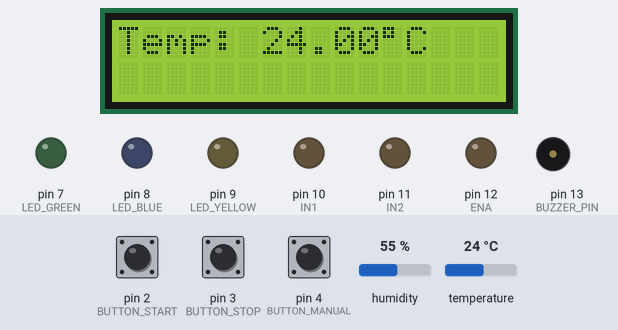
A sketch run on a simulated Arduino Uno, built with avr-gcc and run on an emulated ATmega328P. Parts: 16×2 character LCD, output pins drawn as LEDs (lit = HIGH), buzzer (waves = sounding, pin HIGH). Inputs (shaded band) come from the test bench; at power-on: pin 2 (BUTTON_START) HIGH, temperature 24 °C, pin 3 (BUTTON_STOP) HIGH, pin 4 (BUTTON_MANUAL) HIGH, humidity 55 %.

Above: at 1.2 s.
1.3 s: pin 2 (BUTTON_START) pulled LOW for 0.15 s
At 1.9 s:
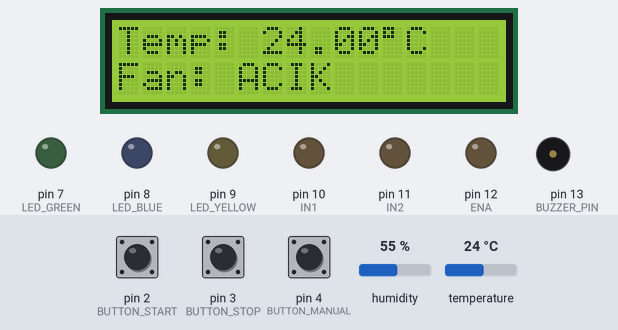
7.6 s: temperature set to 41 °C
At 9.3 s:
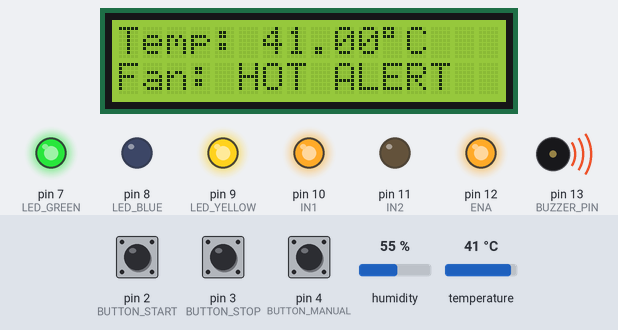
13.1 s: pin 3 (BUTTON_STOP) pulled LOW for 0.15 s
At 14.4 s:
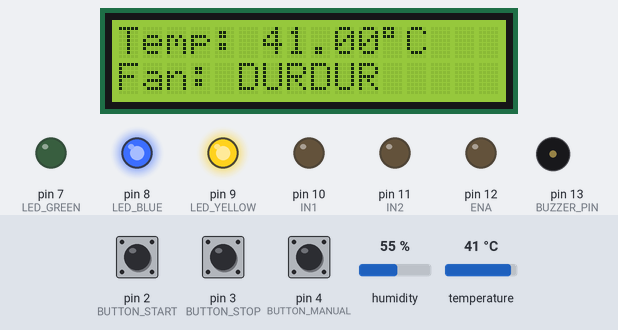
14.7 s: pin 4 (BUTTON_MANUAL) pulled LOW for 0.15 s
At 15.8 s:
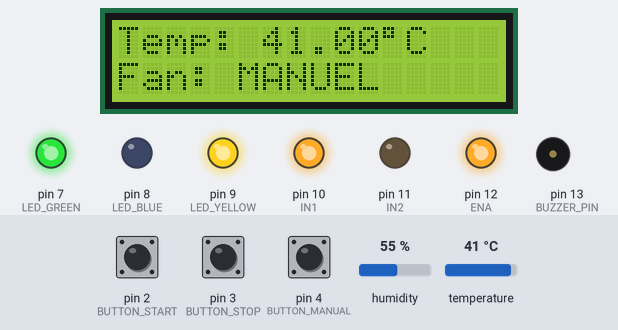
16.5 s: temperature set to 36 °C
At 18.3 s:
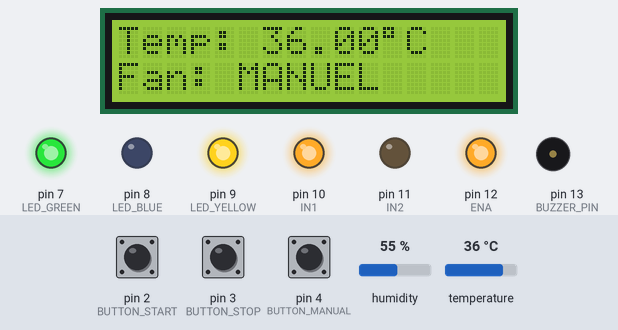
18.6 s: temperature set to 33 °C
At 19.7 s:
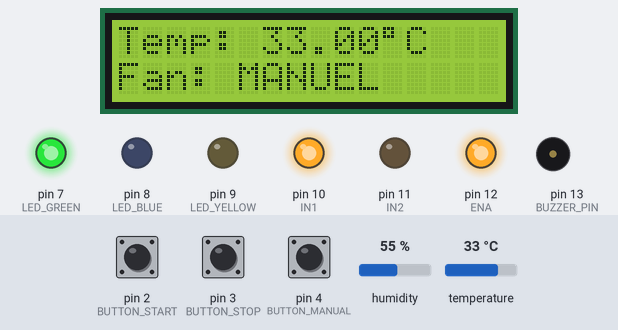
Timing chart, 0 to 21.6 s (numbered marks = the images above; inputs shaded):
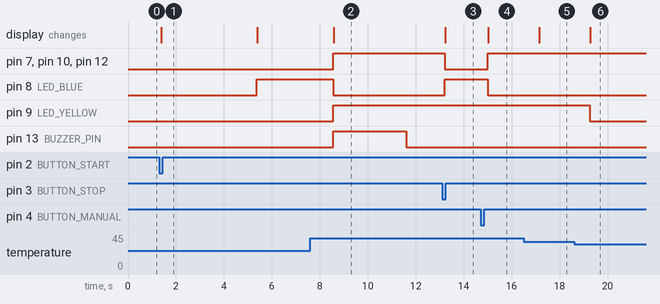

Measured:
- the behaviour switches between 35 and 34 °C on temperature (found by bisection; images 5 and 6)
- after the input at 1.3 s, pin 8 (LED_BLUE): LOW → HIGH after 4.1 s; the display: changes after 0.09 s (image 1)
- after the input at 7.6 s, pin 7 (LED_GREEN), pin 10 (IN1), pin 12 (ENA): LOW → HIGH after 0.97 s instead of 2.8 s; pin 8 (LED_BLUE): HIGH → LOW after 0.97 s instead of 2.8 s; pin 9 (LED_YELLOW): LOW → HIGH after 0.97 s; pin 13 (BUZZER_PIN): LOW → HIGH after 0.97 s, → LOW 3.0 s later; the display: changes after 0.98 s (image 2)
- after the input at 13.1 s, pin 7 (LED_GREEN), pin 10 (IN1), pin 12 (ENA): HIGH → LOW after 0.11 s; pin 8 (LED_BLUE): LOW → HIGH after 0.11 s; the display: changes after 0.13 s (image 3)
- after the input at 14.7 s, pin 7 (LED_GREEN), pin 10 (IN1), pin 12 (ENA): LOW → HIGH after 0.31 s; pin 8 (LED_BLUE): HIGH → LOW after 0.31 s; the display: changes after 0.33 s (image 4)
- after the input at 16.5 s, the display: changes after 0.65 s (image 5)
- after the input at 18.6 s, pin 9 (LED_YELLOW): HIGH → LOW after 0.66 s; the display: changes after 0.68 s (image 6)

The sketch:

fanalyze.ino
```cpp
#include <Wire.h>
#include <LiquidCrystal_I2C.h>
#include <DHT.h>
#include <avr/interrupt.h>

// === Pin Tanımları ===
#define DHTPIN 5
#define DHTTYPE DHT11
#define LED_GREEN 7    // Fan açık LED
#define LED_BLUE 8     // Fan kapalı LED
#define LED_YELLOW 9   // Sıcaklık uyarı LED
#define BUTTON_MANUAL 4 // Manuel mod butonu (polling ile)
#define BUTTON_START 2  // Başlat butonu (INT0)
#define BUTTON_STOP 3   // Durdur butonu (INT1)
#define IN1 10
#define IN2 11
#define ENA 12
#define BUZZER_PIN 13   // Buzzer

LiquidCrystal_I2C lcd(0x27, 16, 2);
DHT dht(DHTPIN, DHTTYPE);

// === Sistem Durumları ===
volatile bool systemActive = false;
volatile bool systemStopped = false;
volatile bool manualMode = false;

volatile bool fanState = true;    // Fan ON/OFF
volatile bool toggleFan = false;  // Fan durumu değişti mi (timer interrupt tetiklediğinde)

const unsigned int onTime = 4000;   // Fan çalışma süresi (ms)
const unsigned int offTime = 5000;  // Fan dinlenme süresi (ms)

bool tempExceeded = false;
bool buzzerActive = false;
unsigned long buzzerStartTime = 0;
const unsigned long buzzerDuration = 3000;

// === Arduino başlatıldığında ===
void setup() {
  Serial.begin(9600);
  lcd.init();
  lcd.backlight();
  dht.begin();

  pinMode(LED_GREEN, OUTPUT);
  pinMode(LED_BLUE, OUTPUT);
  pinMode(LED_YELLOW, OUTPUT);
  pinMode(IN1, OUTPUT);
  pinMode(IN2, OUTPUT);
  pinMode(ENA, OUTPUT);
  pinMode(BUZZER_PIN, OUTPUT);

  pinMode(BUTTON_MANUAL, INPUT_PULLUP);
  pinMode(BUTTON_START, INPUT_PULLUP);
  pinMode(BUTTON_STOP, INPUT_PULLUP);

  // INT0 (pin 2) ve INT1 (pin 3) için buton interruptları
  attachInterrupt(digitalPinToInterrupt(BUTTON_START), startPressed, FALLING);
  attachInterrupt(digitalPinToInterrupt(BUTTON_STOP), stopPressed, FALLING);

  // Timer1'i ayarla (1 ms per interrupt)
  cli(); // Interruptları kapat
  TCCR1A = 0;
  TCCR1B = 0;
  TCNT1 = 0;
  OCR1A = 249;                  // 1ms: (16MHz/64/1000)-1=249
  TCCR1B |= (1 << WGM12);       // CTC mod
  TCCR1B |= (1 << CS11) | (1 << CS10); // 64 prescaler
  TIMSK1 |= (1 << OCIE1A);      // Compare A Match interrupt aç
  sei(); // Interruptları aç
}

// === Ana döngü ===
void loop() {
  // Manuel butonunu polling ile oku (INT yok)
  if (digitalRead(BUTTON_MANUAL) == LOW) {
    manualPressed();
    delay(200); // debounce
  }

  // Sıcaklık & nem oku
  float temp = dht.readTemperature();
  float hum = dht.readHumidity();

  lcd.setCursor(0, 0);
  if (isnan(temp) || isnan(hum)) {
    lcd.print("Sensor Error!     ");
    lcd.setCursor(0, 1);
    lcd.print("                ");
    return;
  }
  lcd.print("Temp: ");
  lcd.print(temp);
  lcd.print((char)223);
  lcd.print("C   ");

  // Buzzer + Sarı LED kontrolü
  if (temp >= 35.0) {
    digitalWrite(LED_YELLOW, HIGH);
    if (!tempExceeded) {
      digitalWrite(BUZZER_PIN, HIGH);
      buzzerStartTime = millis();
      buzzerActive = true;
      tempExceeded = true;
    }
    if (buzzerActive && (millis() - buzzerStartTime >= buzzerDuration)) {
      digitalWrite(BUZZER_PIN, LOW);
      buzzerActive = false;
    }
  } else {
    digitalWrite(LED_YELLOW, LOW);
    digitalWrite(BUZZER_PIN, LOW);
    buzzerActive = false;
    tempExceeded = false;
  }

  // MOD & FAN kontrol
  if (manualMode) {
    setFan(true);
    lcd.setCursor(0, 1);
    lcd.print("Fan: MANUEL     ");
  } else if (systemStopped) {
    setFan(false);
    lcd.setCursor(0, 1);
    lcd.print("Fan: DURDUR     ");
  } else if (temp >= 29.0) {
    setFan(true);
    lcd.setCursor(0, 1);
    lcd.print("Fan: HOT ALERT  ");
  } else if (systemActive) {
    // FanState timer interrupt ile değiştiyse, setFan ile uygula
    if (toggleFan) {
      setFan(fanState);
      toggleFan = false;
    }
    lcd.setCursor(0, 1);
    lcd.print(fanState ? "Fan: ACIK       " : "Fan: BEKLET     ");
  }

  delay(100); // Ekran titreşim önleyici
}

// === TIMER1 Kesmesi ===
// Her 1ms'de bir çalışır. ON/OFF sürelerini burada tutar!
ISR(TIMER1_COMPA_vect) {
  static unsigned long elapsed = 0;
  if (systemActive && !manualMode && !systemStopped) {
    elapsed++;
    if (fanState && elapsed >= onTime) {
      fanState = false;
      toggleFan = true;
      elapsed = 0;
    } else if (!fanState && elapsed >= offTime) {
      fanState = true;
      toggleFan = true;
      elapsed = 0;
    }
  } else {
    // Mod değişince sayaç sıfırlanır
    elapsed = 0;
  }
}

// === Buton interrupt fonksiyonları ===
void startPressed() {
  systemActive = true;
  manualMode = false;
  systemStopped = false;
}
void stopPressed() {
  systemActive = false;
  manualMode = false;
  systemStopped = true;
}
void manualPressed() {
  manualMode = true;
  systemActive = false;
  systemStopped = false;
}

// === Fan ve LED kontrol ===
void setFan(bool active) {
  if (active) {
    digitalWrite(IN1, HIGH);
    digitalWrite(IN2, LOW);
    digitalWrite(ENA, HIGH);
    digitalWrite(LED_GREEN, HIGH);
    digitalWrite(LED_BLUE, LOW);
  } else {
    digitalWrite(IN1, LOW);
    digitalWrite(IN2, LOW);
    digitalWrite(ENA, LOW);
    digitalWrite(LED_GREEN, LOW);
    digitalWrite(LED_BLUE, HIGH);
  }
}
```
